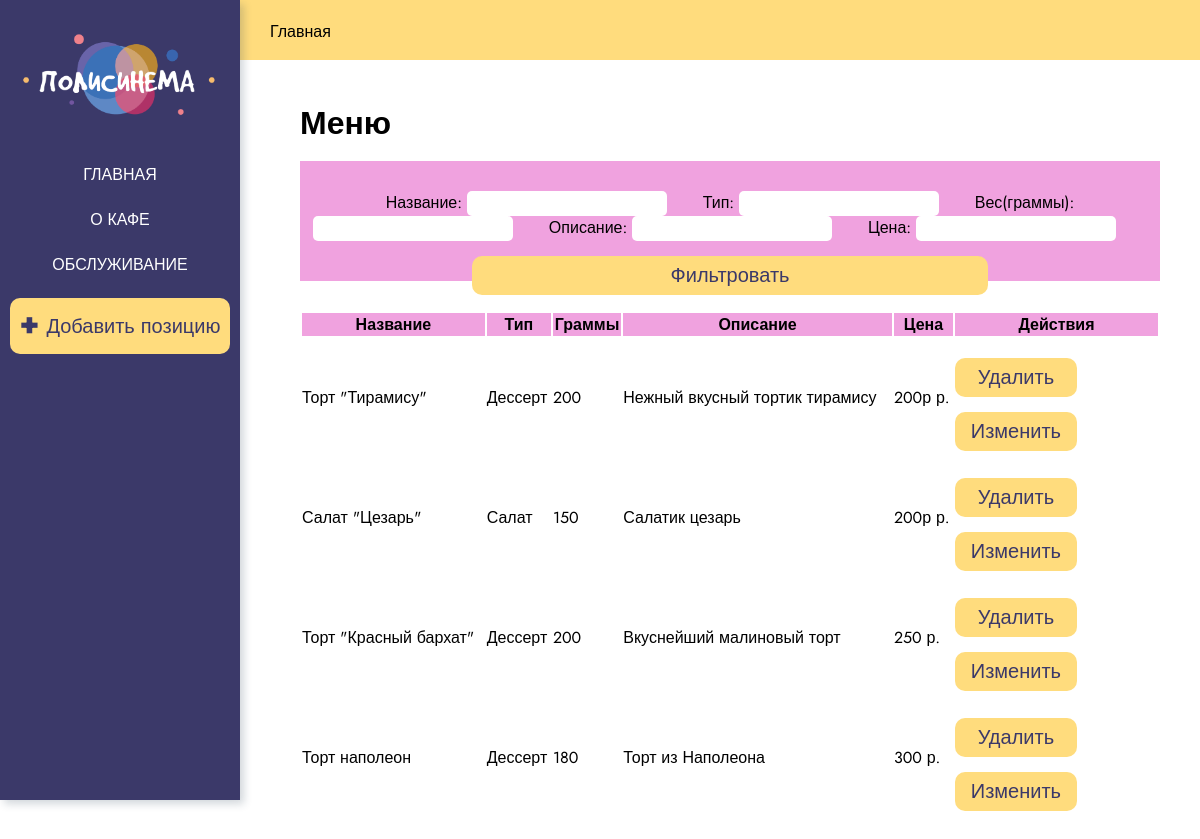
/, run on an earlier commit of the app's database.
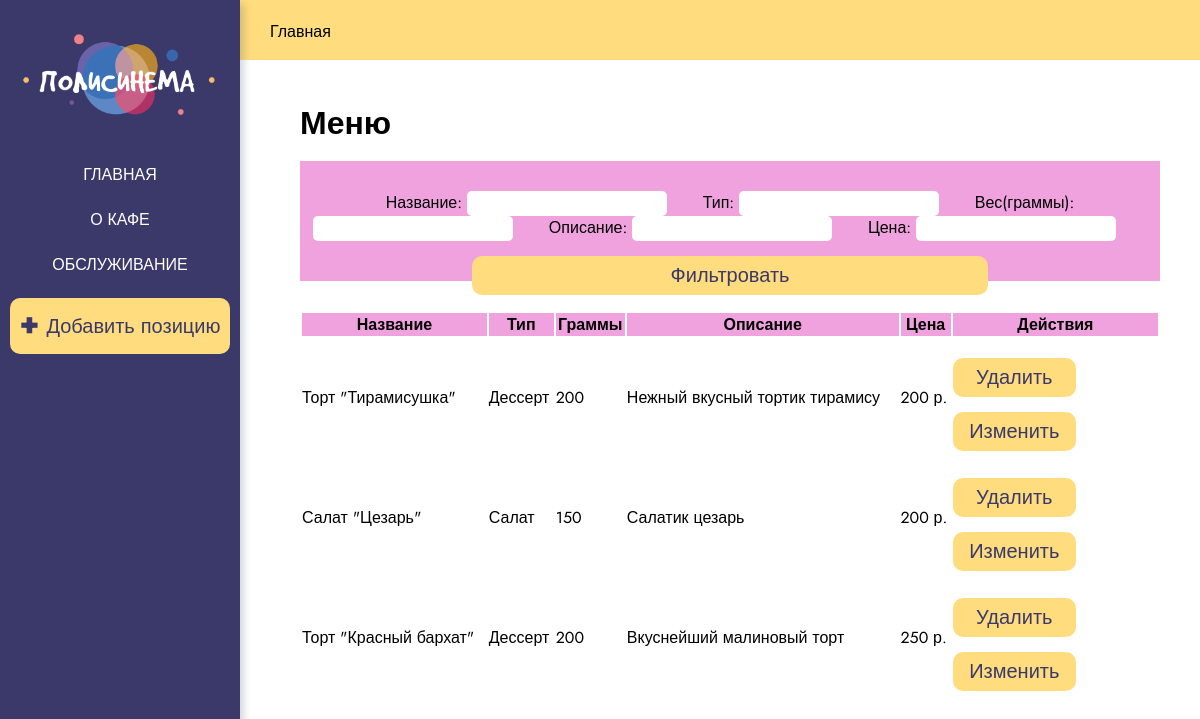
And on a later commit of the database.
### main/models.py (models this page shows, shortened)
class Position(models.Model):
    name = models.CharField('Название', max_length=30)
    type = models.CharField('Тип', max_length=30)
    gramm = models.CharField('Граммовка порции', max_length=10)
    sostav = models.TextField('Описание')
    price = models.IntegerField('Цена')
    class Meta:
        verbose_name="Позиция"
        verbose_name_plural="Позиции меню"

### main/views.py (the view)
# urls.py: path('', views.index, name='home'),
def index(request):
    positions_all = Position.objects.all()
    positions = PostFilter(request.GET, queryset=positions_all)
    return render(request, 'main/index.html', {'title': 'Главная страница сайта', 'positions': positions})

### main/templates/main/index.html (shortened to what this page needs)
{% extends 'main/base.html' %}
{% block tab-name %}Главная{% endblock %}
{% block content%}
<h1>Меню</h1>
{% if positions %}
    <form method="get" class="form-filter">
        <div class="form-filter__inputs">
        Название: {{ positions.form.name }}
        Тип: {{ positions.form.type }}
        Вес(граммы): {{ positions.form.gramm }}
        Описание: {{ positions.form.sostav }}
        Цена: {{ positions.form.price }}
        <button type="submit" class="btn btn-primary">Фильтровать</button>
        </div>
    </form>
<table>
    <tr>
        <th>Название</th>
        <th>Тип</th>
        <th>Граммы</th>
        <th>Описание</th>
        <th>Цена</th>
        <th>Действия</th>
    </tr>
    {% for el in positions.qs %}
    <tr>
        <td>{{el.name}}</td>
        <td>{{el.type}}</td>
        <td>{{el.gramm}}</td>
        <td>{{el.sostav}}</td>
        <td>{{el.price}} р.</td>
        <td>
            <div class="produtcs__btns">
                <a href="{% url 'delete' el.id %}">
                    <button class="btn btn-danger">Удалить</button>
                </a>
                <a href="{% url 'update' el.id %}">
                    <button class="btn btn-success">Изменить</button>
                </a>
            </div>
        </td>
    </tr>
    {% endfor %}
</table>
{% else %}
<p>У нас нет позиций в меню</p>
{%endif%}
{% endblock %}

### main/templates/main/base.html (shortened to what this page needs)
{% load static %}
<!DOCTYPE html>
<html lang="ru">
<head>
    <link rel="stylesheet" href="{% static 'css/styles.css'%}?20181208" type="text/css">
</head>
<body>
<header>
    <p class="tab-name">{% block tab-name %}{% endblock %}</p>
</header>
<div class="main-nav">
    <img src="{% static 'img/logo.png' %}" alt="logo" class="logo">
    <nav>
        <li><a href="{% url 'home'%}">Главная</a></li>
        <li><a href="{% url 'about'%}">О кафе</a></li>
        <li><a href="{% url 'service'%}">Обслуживание</a></li>
    </nav>
    <a class="addlink" href="{% url 'add'%}"><span class="plus">+</span>Добавить позицию</a>
</div>
<div class="container">{% block content%} {% endblock %}</div>
</body>
</html>

### main/static/css/styles.css (style rules this page uses)
* { margin: 0; padding: 0; box-sizing: border-box; font-family: 'Jost', sans-serif; }
.container { padding-left: 300px; padding-top: 40px; padding-right: 40px; padding-bottom: 40px; }
.main-nav { text-align: center; padding-top: 30px; display: flex; align-items: center; flex-direction: column; width: 240px; min-height: 100vh; position: fixed; top: 0; left: 0; background-color: #3b3969; box-shadow: 4px 4px 8px 0 rgba(34, 60, 80, 0.2); }
.main-nav li { height: 45px; list-style-type: none; transition: 0.2s; }
.main-nav li a { color:rgb(255, 255, 255); text-decoration: none; text-transform: uppercase; }
.logo { width: 200px; margin-bottom: 40px; }
header { padding-left: 270px; padding-top: 20px; padding-right: 40px; padding-bottom: 40px; background-color: rgb(255, 220, 125); height: 40px; }
.addlink { background-color:rgb(255, 220, 125); font-size: 20px; color: #3b3969; padding: 5px 10px 10px 10px; border-radius: 10px; border: none; text-decoration:none; }
.plus { font-weight: 900; font-size: 28px; margin-right: 7px; }
table { width: 100%; }
th { background-color: #f0a2df; }
td { padding: 5px 0; }
button { background-color:rgb(255, 220, 125); font-size: 20px; color: #3b3969; border-radius: 10px; padding: 5px; border: none; cursor: pointer; margin-top: 15px; width: 60%; }
h1 { margin-bottom: 15px; }
.form-filter .form-filter__inputs input { width: 200px; height: 25px; border-radius: 5px; margin-right: 31px; border: none; }
.form-filter { margin-bottom: 30px; padding-top:30px; text-align:center; background-color: #f0a2df; height:120px; width: 100%; background-color: }

What changed in the data, as far as the page shows it:
removed Position: name "Торт наполеон", type "Дессерт", gramm "180", sostav "Торт из Наполеона", price "300"
changed Position "Нежный вкусный тортик тирамису": name "Торт \"Тирамису\"" → "Торт \"Тирамисушка\""; price "200р" → "200"
changed Position "Салат \"Цезарь\"": price "200р" → "200"
